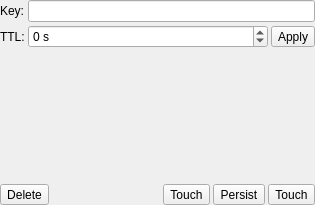
<?xml version="1.0" encoding="UTF-8"?>
<ui version="4.0">
 <class>Form</class>
 <widget class="QWidget" name="Form">
  <property name="geometry">
   <rect>
    <x>0</x>
    <y>0</y>
    <width>315</width>
    <height>205</height>
   </rect>
  </property>
  <property name="windowTitle">
   <string>Key Editor</string>
  </property>
  <layout class="QGridLayout" name="gridLayout" rowstretch="0,0,1,0" columnstretch="0,1,0,0">
   <property name="margin">
    <number>0</number>
   </property>
   <property name="spacing">
    <number>3</number>
   </property>
   <item row="1" column="0">
    <widget class="QLabel" name="ttl_label">
     <property name="text">
      <string>TTL:</string>
     </property>
    </widget>
   </item>
   <item row="0" column="0">
    <widget class="QLabel" name="key_label">
     <property name="text">
      <string>Key:</string>
     </property>
    </widget>
   </item>
   <item row="1" column="1" colspan="2">
    <widget class="QSpinBox" name="ttl_value">
     <property name="specialValueText">
      <string>-----</string>
     </property>
     <property name="suffix">
      <string> s</string>
     </property>
     <property name="minimum">
      <number>-1</number>
     </property>
     <property name="maximum">
      <number>999999999</number>
     </property>
    </widget>
   </item>
   <item row="1" column="3">
    <widget class="QToolButton" name="apply_ttl_button">
     <property name="toolTip">
      <string>Apply all changes</string>
     </property>
     <property name="text">
      <string>Apply</string>
     </property>
     <property name="icon">
      <iconset theme="document-save"/>
     </property>
     <property name="iconSize">
      <size>
       <width>16</width>
       <height>16</height>
      </size>
     </property>
    </widget>
   </item>
   <item row="2" column="0" colspan="4">
    <widget class="QWidget" name="type_editor" native="true"/>
   </item>
   <item row="3" column="0" colspan="4">
    <widget class="QWidget" name="widget" native="true">
     <layout class="QHBoxLayout" name="horizontalLayout">
      <property name="spacing">
       <number>3</number>
      </property>
      <property name="margin">
       <number>0</number>
      </property>
      <item>
       <widget class="QToolButton" name="delete_button">
        <property name="statusTip">
         <string>Delete key from database</string>
        </property>
        <property name="text">
         <string>Delete</string>
        </property>
        <property name="icon">
         <iconset theme="edit-delete"/>
        </property>
       </widget>
      </item>
      <item>
       <spacer name="horizontalSpacer">
        <property name="orientation">
         <enum>Qt::Horizontal</enum>
        </property>
        <property name="sizeHint" stdset="0">
         <size>
          <width>40</width>
          <height>20</height>
         </size>
        </property>
       </spacer>
      </item>
      <item>
       <widget class="QToolButton" name="touch_button">
        <property name="toolTip">
         <string>Alters the last access time of the key</string>
        </property>
        <property name="text">
         <string>Touch</string>
        </property>
        <property name="icon">
         <iconset theme="go-down"/>
        </property>
       </widget>
      </item>
      <item>
       <widget class="QToolButton" name="persist_button">
        <property name="toolTip">
         <string>Remove expiration from key</string>
        </property>
        <property name="text">
         <string>Persist</string>
        </property>
        <property name="icon">
         <iconset theme="go-bottom"/>
        </property>
       </widget>
      </item>
      <item>
       <widget class="QToolButton" name="refresh_button">
        <property name="toolTip">
         <string>Refresh key data (value, ttl)</string>
        </property>
        <property name="text">
         <string>Touch</string>
        </property>
        <property name="icon">
         <iconset theme="view-refresh">
          <normaloff>../../</normaloff>../../</iconset>
        </property>
       </widget>
      </item>
     </layout>
    </widget>
   </item>
   <item row="0" column="1" colspan="3">
    <widget class="QLineEdit" name="key_name"/>
   </item>
  </layout>
 </widget>
 <resources/>
 <connections/>
</ui>
